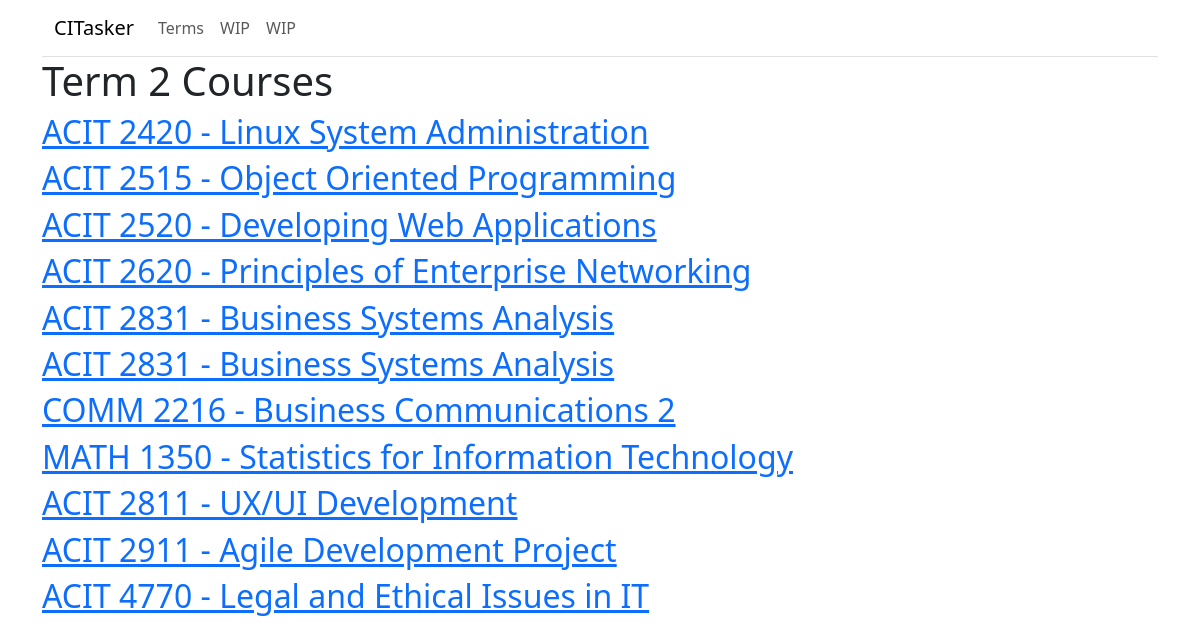
The app's page /terms/2 with its own data.
### models/course.py (models this page shows)
class Course(db.Model):
    __tablename__ = "courses"
    id = mapped_column(Integer, primary_key=True)
    name = mapped_column(String, nullable=False)
    term = mapped_column(Integer, nullable=False)

### app.py (the view)
@app.route("/terms/<int:num>")
def term_classes(num):
    data = db.session.execute(select(Course).where(Course.term == num)).scalars()
    return render_template("classes.html", data=data, num=num)

### templates/classes.html
{% extends "base.html" %}
{% block content%}
<h1>Term {{num}} Courses</h1>
{% for class in data %}
    <div>
        <h2><a href="{{ url_for('class_page', id=class.id) }}">{{ class.name }}</a></h2>
    </div>
{% endfor %}
{% endblock %}

### records on screen
Course: name "ACIT 2420 - Linux System Administration"
Course: name "ACIT 2515 - Object Oriented Programming"
Course: name "ACIT 2520 - Developing Web Applications"
Course: name "ACIT 2620 - Principles of Enterprise Networking"
Course: name "ACIT 2831 - Business Systems Analysis"
Course: name "ACIT 2831 - Business Systems Analysis"
Course: name "COMM 2216 - Business Communications 2"
Course: name "MATH 1350 - Statistics for Information Technology"
Course: name "ACIT 2811 - UX/UI Development"
Course: name "ACIT 2911 - Agile Development Project"
Course: name "ACIT 4770 - Legal and Ethical Issues in IT"

### other values on screen
{{ num }} "2"
